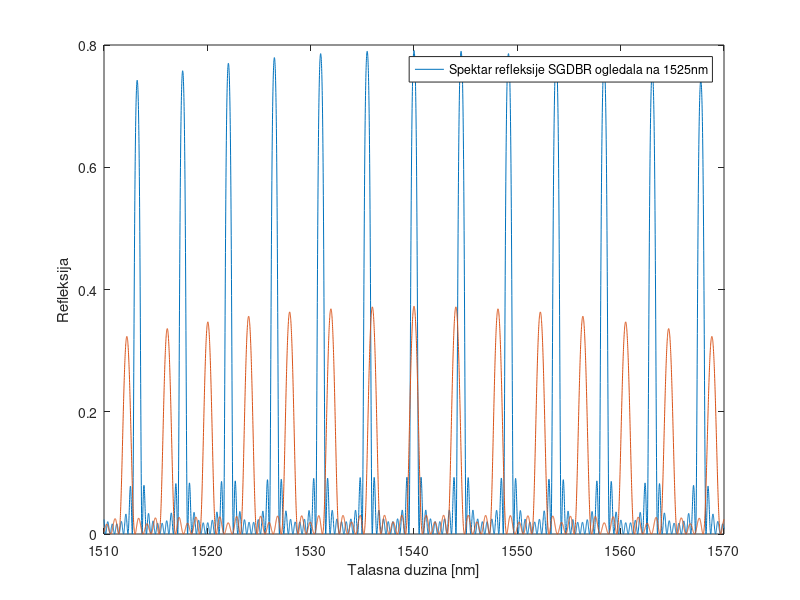
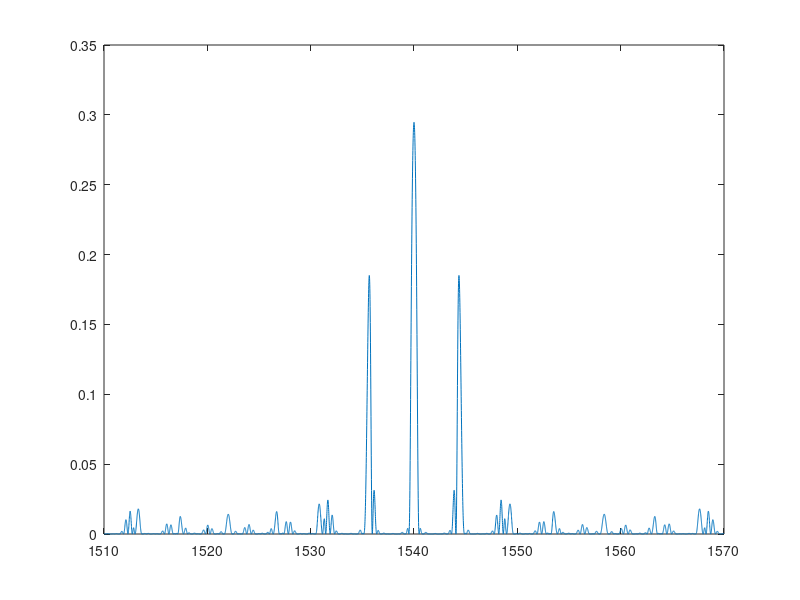

The MATLAB source for these figures, in order:
clear all
close all
clc

lamda0=1540; % nanometri
ni2=3.2609;
ni1=3.2255;
delta=30;
N=7000;
%L1=lamda0./(4.*n1);
L1=lamda0./(4.*ni1);
%L2=lamda0./(4.*n2);
L2=lamda0./(4.*ni2);
lmbda=linspace(lamda0-delta,lamda0+delta,N);



%deltanfull=linspace(0,0.02,10);
%% front mirror

%for i=1:length(deltanfull)
deltan=-ni2.*0./lamda0; %radi po formuliiiiiiii
%deltan=deltanfull(i);
n2=ni2+deltan;
n1=ni1+deltan;
r=abs((n1-n2)/(n1+n2));
t=2*sqrt(n1.*n2)/(n1+n2);
bursts=5;
z0=90000;
z1=3100;
m=round(z1/(L1+L2));
z1=m.*(L1+L2);
L3=round((z0-z1)./(lamda0./(2*ni2)));
L3=L3.*lamda0./(2*ni2);

%alpha = 5*(1/10^7);
alpha = 0;
beta1=2.*pi.*n1./lmbda-1i.*alpha./2;
beta2=2.*pi.*n2./lmbda-1i.*alpha./2;
beta3=beta2;

phiplus=beta1.*L1+beta2.*L2;
phiminus=beta1.*L1-beta2.*L2;

matrix=zeros(2,2,N);
matrix(1,1,:)=(exp(j.*phiplus)-r^2.*exp(-j.*phiminus))./t.^2;
matrix(1,2,:)=r.*(exp(j.*phiplus)-exp(-j.*phiminus))./t.^2;
matrix(2,1,:)=r.*(exp(-j.*phiplus)-exp(j.*phiminus))./t.^2;
matrix(2,2,:)=(exp(-j.*phiplus)-r^2.*exp(j.*phiminus))./t.^2;


for i=1:N
matrix(:,:,i)=matrix(:,:,i)^m;
end
matrix2=matrix; %treba nam da bi dodali na kraj jos jedan ovakav

%% pomnoziti matrix sa refl(nije potreban) i transl
%refl=ones(2,2,N);m=round(z1/(L1+L2));
%L3=z0-m*(L1+L2);
%refl(1,2,:)=r;
%refl(2,1,:)=r;
%refl=refl./t;

transm=zeros(2,2,N);
transm(1,1,:)=exp(j.*beta3.*L3);
%transm(1,2,:)=exp(-j.*beta3.*L3);
%transm(2,1,:)=exp(j.*beta3.*L3);
transm(2,2,:)=exp(-j.*beta3.*L3);

for i=1:N
%matrix(:,:,i)=(matrix(:,:,i)*refl(:,:,i))*transm(:,:,i);
matrix(:,:,i)=matrix(:,:,i)*transm(:,:,i);
end
%%----------------------------------------


%% podici matrix na burst ekvivalentno sa N burstova
for i=1:N
matrix(:,:,i)=matrix(:,:,i)^bursts;
end
%%-------------------------



%% pomnoziti sa jos jednom matrix na m ekv sa dodavanjem jos m resetaka na kraj;
for i=1:N
matix(:,:,i)=matrix(:,:,i)*matrix2(:,:,i);
end
%%====================================

reflectionfront=abs((matrix(2,1,:)./matrix(1,1,:)));
reflectionfront=reshape(reflectionfront,1,[]);




%% back mirror

%deltan=[0.01 0.02];
deltan=-ni2.*0./lamda0; %radi po formuliiiiiiii
n2=ni2+deltan;
n1=ni1+deltan;
r=abs((n1-n2)/(n1+n2));
t=2*sqrt(n1.*n2)/(n1+n2);
bursts=10;
z0=80000;
z1=3100;
m=round(z1/(L1+L2));
z1=m.*(L1+L2);
L3=round((z0-z1)./(lamda0./(2*ni2)));
L3=L3.*lamda0./(2*ni2);


beta1=2.*pi.*n1./lmbda-1i.*alpha./2;
beta2=2.*pi.*n2./lmbda-1i.*alpha./2;
beta3=beta2;

phiplus=beta1.*L1+beta2.*L2;
phiminus=beta1.*L1-beta2.*L2;

matrix=zeros(2,2,N);
matrix(1,1,:)=(exp(j.*phiplus)-r^2.*exp(-j.*phiminus))./t.^2;
matrix(1,2,:)=r.*(exp(j.*phiplus)-exp(-j.*phiminus))./t.^2;
matrix(2,1,:)=r.*(exp(-j.*phiplus)-exp(j.*phiminus))./t.^2;
matrix(2,2,:)=(exp(-j.*phiplus)-r^2.*exp(j.*phiminus))./t.^2;


for i=1:N
matrix(:,:,i)=matrix(:,:,i)^m;
end
matrix2=matrix; %treba nam da bi dodali na kraj jos jedan ovakav

%% pomnoziti matrix sa refl(nije potreban) i transl
%refl=ones(2,2,N);
%refl(1,2,:)=r;
%refl(2,1,:)=r;
%refl=refl./t;

transm=zeros(2,2,N);
transm(1,1,:)=exp(j.*beta3.*L3);
%transm(1,2,:)=exp(-j.*beta3.*L3);
%transm(2,1,:)=exp(j.*beta3.*L3);
transm(2,2,:)=exp(-j.*beta3.*L3);

for i=1:N
%matrix(:,:,i)=(matrix(:,:,i)*refl(:,:,i))*transm(:,:,i);
matrix(:,:,i)=matrix(:,:,i)*transm(:,:,i);
end
%%----------------------------------------


%% podici matrix na burst ekvivalentno sa N burstova
for i=1:N
matrix(:,:,i)=matrix(:,:,i)^bursts;
end
%%-------------------------



%% pomnoziti sa jos jednom matrix na m ekv sa dodavanjem jos m resetaka na kraj;
for i=1:N
matix(:,:,i)=matrix(:,:,i)*matrix2(:,:,i);
end
%%====================================
reflectionback=abs((matrix(2,1,:)./matrix(1,1,:)));
reflectionback=reshape(reflectionback,1,[]);






%% plot of both mirrors
plot(lmbda,reflectionback.^2,lmbda,reflectionfront.^2)
xlabel('Talasna duzina [nm]');
ylabel('Refleksija');
legend(['Spektar refleksije SGDBR ogledala na 1525nm'])
figure(2)
plot(lmbda,reflectionback.^2.*reflectionfront.^2)